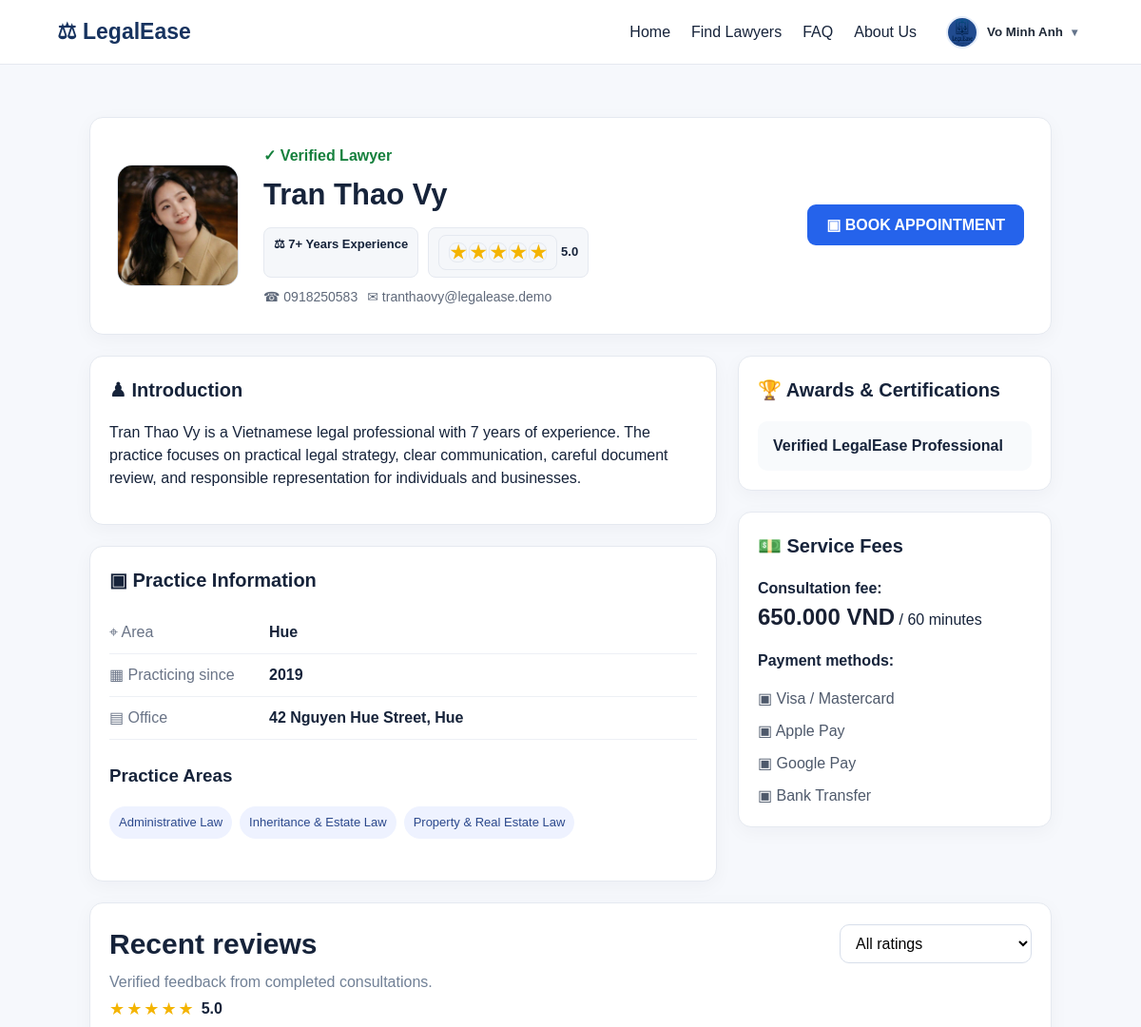
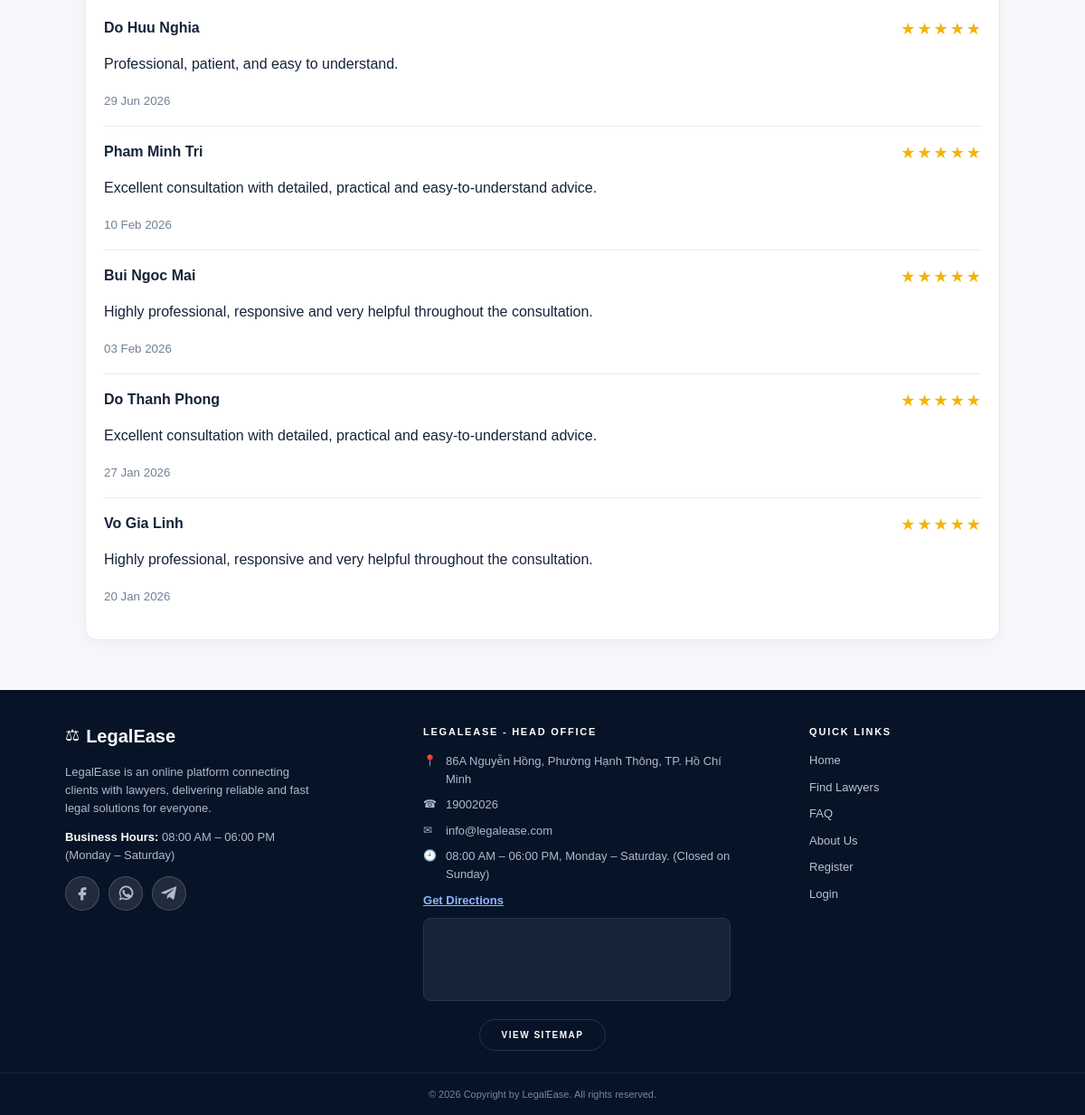
/public/lawyer.php?id=24 (signed in), run on the app's committed database (2 pictures, top to bottom).
### tables this page shows
CREATE TABLE customer_profiles (
 id INT AUTO_INCREMENT PRIMARY KEY,user_id INT NOT NULL UNIQUE,full_name VARCHAR(150) NOT NULL,phone VARCHAR(30) DEFAULT '',address VARCHAR(255) DEFAULT '',avatar_file VARCHAR(255) DEFAULT '',gender ENUM('Male','Female','Other') NULL,birth_date DATE NULL,
 CONSTRAINT fk_customer_user FOREIGN KEY(user_id) REFERENCES users(id) ON DELETE CASCADE
);

CREATE TABLE lawyer_profiles (
 id INT AUTO_INCREMENT PRIMARY KEY,user_id INT NOT NULL UNIQUE,full_name VARCHAR(150) NOT NULL,phone VARCHAR(30) DEFAULT '',experience_years INT NOT NULL DEFAULT 0,bio TEXT,
 office_address VARCHAR(255) DEFAULT '',location_id INT NULL,is_verified TINYINT(1) NOT NULL DEFAULT 0,rating DECIMAL(2,1) NOT NULL DEFAULT 0.0,
 consultation_fee DECIMAL(10,2) NOT NULL DEFAULT 500000,avatar_file VARCHAR(255) DEFAULT '',created_at DATETIME NOT NULL DEFAULT CURRENT_TIMESTAMP,
 CONSTRAINT fk_lawyer_user FOREIGN KEY(user_id) REFERENCES users(id) ON DELETE CASCADE,
 CONSTRAINT fk_lawyer_location FOREIGN KEY(location_id) REFERENCES locations(id) ON DELETE SET NULL
);

CREATE TABLE users (
  id INT AUTO_INCREMENT PRIMARY KEY,
  name VARCHAR(150) NOT NULL,
  email VARCHAR(150) NOT NULL UNIQUE,
  password VARCHAR(255) NOT NULL,
  role ENUM('admin','lawyer','customer') NOT NULL,
  is_active TINYINT(1) NOT NULL DEFAULT 1,
  created_at DATETIME NOT NULL DEFAULT CURRENT_TIMESTAMP
);

CREATE TABLE locations (id INT AUTO_INCREMENT PRIMARY KEY, city_name VARCHAR(100) NOT NULL UNIQUE);

CREATE TABLE reviews (
 id INT AUTO_INCREMENT PRIMARY KEY,appointment_id INT NULL UNIQUE,lawyer_id INT NULL,user_id INT NULL,rating INT NOT NULL,comment TEXT NULL,created_at DATETIME NOT NULL DEFAULT CURRENT_TIMESTAMP,
 CONSTRAINT fk_review_appt FOREIGN KEY(appointment_id) REFERENCES appointments(id) ON DELETE CASCADE,
 CONSTRAINT fk_review_lawyer FOREIGN KEY(lawyer_id) REFERENCES lawyer_profiles(id) ON DELETE CASCADE,
 CONSTRAINT fk_review_user FOREIGN KEY(user_id) REFERENCES users(id) ON DELETE CASCADE
);

### public/lawyer.php (the view, shortened to what this page needs)
<?php
require_once __DIR__.'/../includes/bootstrap.php';
$id=(int)($_GET['id']??0);
$s=$pdo->prepare("SELECT lp.*,u.email,l.city_name,GROUP_CONCAT(DISTINCT sp.name ORDER BY sp.name SEPARATOR ', ') specialties FROM lawyer_profiles lp JOIN users u ON u.id=lp.user_id LEFT JOIN locations l ON l.id=lp.location_id LEFT JOIN lawyer_specialties ls ON ls.lawyer_id=lp.id LEFT JOIN specializations sp ON sp.id=ls.specialization_id WHERE lp.id=? AND lp.is_verified=1 AND u.is_active=1 GROUP BY lp.id");
$s->execute([$id]);
$lawyer=$s->fetch();
$reviewRating=(int)($_GET['review_rating']??0);
$reviewParams=[$id];
$reviews=$pdo->prepare("SELECT r.rating,r.comment,r.created_at,cp.full_name FROM reviews r LEFT JOIN appointments a ON a.id=r.appointment_id LEFT JOIN customer_profiles cp ON cp.user_id=r.user_id WHERE r.lawyer_id=?".($reviewRating?' AND r.rating=?':'')." ORDER BY r.created_at DESC LIMIT 25");
$reviews->execute($reviewParams);
$reviews=$reviews->fetchAll();
page_header($lawyer['full_name']);
?>
<section class="section lawyer-profile-balanced">
<div class="profile-banner card">
<img class="profile-banner-avatar" src="<?=e(avatar_url($lawyer['avatar_file']??''))?>" alt="<?=e($lawyer['full_name'])?>">
<div class="profile-banner-main">
<span class="verified">✓ Verified Lawyer</span>
<h1><?=e($lawyer['full_name'])?></h1>
<div class="profile-tags">
<span>⚖ <?=(int)$lawyer['experience_years']?>+ Years Experience</span>
<span><?=star_rating_html((float)$lawyer['rating'])?> <?=number_format((float)$lawyer['rating'], 1)?></span>
</div>
<div class="profile-contact">
<span>☎ <?=e($lawyer['phone'])?></span>
<span>✉ <?=e($lawyer['email'])?></span>
</div>
</div>
<div id="book" class="profile-banner-action"><?php
if(user()&&user()['role']==='customer'):?><a class="btn profile-book-btn" href="/LegalEase_eProject/customer/book.php?lawyer=<?=$id?>">▣ Book Appointment</a><?php
elseif(!user()):?><a class="btn profile-book-btn" href="/LegalEase_eProject/login.php">Login to Book Appointment</a><?php
endif?></div>
</div>
<div class="balanced-profile-grid">
<div class="balanced-main">
<div class="card profile-section">
<h2>♟ Introduction</h2>
<p><?=e($lawyer['bio']?:'This lawyer has not updated their biography yet.')?></p>
</div>
<div class="card profile-section">
<h2>▣ Practice Information</h2>
<div class="profile-line">
<span>⌖ Area</span>
<strong><?=e($lawyer['city_name'])?></strong>
</div>
<div class="profile-line">
<span>▦ Practicing since</span>
<strong><?=date('Y')-(int)$lawyer['experience_years']?></strong>
</div>
<div class="profile-line">
<span>▤ Office</span>
<strong><?=e($lawyer['office_address'])?></strong>
</div>
<h3>Practice Areas</h3>
<div class="practice-chips"><?php
foreach(array_filter(array_map('trim', explode(',', $lawyer['specialties']??''))) as $sp):?><span><?=e($sp)?></span><?php
endforeach?></div>
</div>
</div>
<aside class="balanced-side">
<div class="card profile-section">
<h2>🏆 Awards & Certifications</h2>
<div class="award-chip">Verified LegalEase Professional</div>
</div>
<div class="card profile-section">
<h2>💵 Service Fees</h2>
<p>
<b>Consultation fee:</b>
<br>
<span class="fee-big"><?=money_usd($lawyer['consultation_fee'])?></span> / 60 minutes</p>
<p>
<b>Payment methods:</b>
</p>
<div class="payment-method-list">
<span>▣ Visa / Mastercard</span>
<span>▣ Apple Pay</span>
<span>▣ Google Pay</span>
<span>▣ Bank Transfer</span>
</div>
</div>
</aside>
</div>
<div class="card reviews-card">
<div class="review-title-filter-row">
<h2>Recent reviews</h2>
<form method="get" class="review-filter-form review-rating-only">
<select name="review_rating" aria-label="Filter reviews by rating" onchange="this.form.submit()">
<option value="0">All ratings</option><?php
for($i=5;$i>=1;$i--):?><option value="<?=$i?>" <?=$reviewRating===$i?'selected':''?>><?=str_repeat('★', $i).str_repeat('☆', 5-$i)?> · <?=$i?> star<?=$i>1?'s':''?></option><?php
endfor?></select>
</form>
</div>
<p class="muted review-subtitle">Verified feedback from completed consultations.</p>
<div class="review-summary-line"><?=star_rating_html((float)$lawyer['rating'])?> <b><?=number_format((float)$lawyer['rating'], 1)?></b>
</div><?php
if(!$reviews):?><p class="muted">No reviews yet.</p><?php
else:foreach($reviews as $r):?><div class="review-item">
<div>
<b><?=e($r['full_name'])?></b>
<span><?=star_rating_html((float)$r['rating'])?></span>
</div>
<p><?=e($r['comment'])?></p>
<small class="muted"><?=e(date('d M Y', strtotime($r['created_at'])))?></small>
</div><?php
endforeach;
endif?></div>
</section>
<?php
page_footer();
?>

### includes/bootstrap.php (shortened to what this page needs)
<?php
require_once __DIR__ . '/../config/database.php';
function e(?string $value): string {
    return htmlspecialchars((string)$value, ENT_QUOTES, 'UTF-8');
}
function money_usd(float|int|string $amount): string {
    return number_format((float)$amount, 0, ',', '.') . ' VND';
}
function avatar_url(?string $stored): string {
    $stored=trim((string)$stored);
    if($stored==='') return app_base_url().'/assets/images/logo.png';
    return app_base_url().'/'.ltrim($stored, '/');
}
function star_rating_html(float $rating): string {
    $rating=max(0, min(5, $rating));
    $full=(int)floor($rating);
    $partial=$rating-$full;
    $html='<span class="rating-stars" aria-label="'.e(number_format($rating, 1)).' out of 5 stars">';
    for($i=1;$i<=5;$i++) {
        if($i<=$full)$html.='<span class="star full">★</span>';
        elseif($i===$full+1 && $partial>0)$html.='<span class="star partial" style="--fill:'.round($partial*100).'%">★</span>';
        else $html.='<span class="star empty">★</span>';
    } return $html.'</span>';
}
function user(): ?array {
    return $_SESSION['user'] ?? null;
}
function app_base_url(): string {
    return '/LegalEase_eProject';
}
function page_header(string $title, string $area='public'): void {
    global $pdo;
    $u=user();
    echo '<!doctype html><html lang="en"><head><meta charset="utf-8"><meta name="viewport" content="width=device-width,initial-scale=1">';
    $cssVer=@filemtime(__DIR__.'/../assets/css/app.css')?:time();
    echo '<title>'.e($title).' | LegalEase</title><link rel="stylesheet" href="/LegalEase_eProject/assets/css/app.css?v='.$cssVer.'"></head><body>';
    echo '<header class="topbar"><a class="brand" href="/LegalEase_eProject/index.php"><span>⚖</span> LegalEase</a><nav>';
    echo '<a href="/LegalEase_eProject/index.php">Home</a><a href="/LegalEase_eProject/public/lawyers.php">Find Lawyers</a><a href="/LegalEase_eProject/public/faq.php">FAQ</a><a href="/LegalEase_eProject/public/about.php">About Us</a>';
    if (!$u) {
        echo '<a href="/LegalEase_eProject/login.php">Login</a><a class="btn small register-link" href="/LegalEase_eProject/register.php">Register</a>';
    } elseif (($u['role']??'')==='customer') {
        $name=$u['name']??'Customer';
        try {
            $q=$pdo->prepare('SELECT full_name,avatar_file FROM customer_profiles WHERE user_id=?');
            $q->execute([(int)$u['id']]);
            $r=$q->fetch();
            if($r&&$r['full_name'])$name=$r['full_name'];
        } catch(Throwable $e) {
            $r=[];
        }
        $avatar=avatar_url($r['avatar_file']??'');
        echo '<div class="public-customer-menu"><button type="button" class="public-customer-trigger" id="publicCustomerTrigger" aria-haspopup="true" aria-expanded="false"><img class="public-customer-avatar" src="'.e($avatar).'" alt="Avatar"><span>'.e($name).'</span><span class="chevron">▾</span></button><div class="public-customer-dropdown" id="publicCustomerDropdown"><a href="/LegalEase_eProject/customer/dashboard.php"><span>▦</span><div><b>Your profile</b><small>Open your customer dashboard</small></div></a><a href="/LegalEase_eProject/customer/notifications.php"><span>🔔</span><div><b>Notifications</b><small>View account and appointment updates</small></div></a><a class="logout-item" href="/LegalEase_eProject/logout.php"><span>↪</span><div><b>Logout</b><small>Sign out securely</small></div></a></div></div>';
    } else {
        $dash = ($u['role']??'')==='admin'?'/LegalEase_eProject/admin/dashboard.php':'/LegalEase_eProject/lawyer/dashboard.php';
        echo '<a href="'.$dash.'">Dashboard</a><a href="/LegalEase_eProject/logout.php">Logout</a>';
    }
    echo '</nav></header>';
    if ($area !== 'public') {
        echo '<div class="app-shell">'.sidebar($area).'<main class="content"><div class="page-head"><div><p class="eyebrow">'.e(ucfirst($area)).' Portal</p><h1>'.e($title).'</h1></div></div>';
    } else echo '<main>';
}
function page_footer(string $area='public'): void {
    if ($area !== 'public') echo '</main></div>';
    else echo '</main>';
    echo '<footer class="site-footer"><div class="site-footer-main"><div class="site-footer-grid">';
    echo '<section class="footer-about"><div class="footer-brand"><span>⚖</span><b>LegalEase</b></div><p>LegalEase is an online platform connecting clients with lawyers, delivering reliable and fast legal solutions for everyone.</p><p class="footer-hours"><b>Business Hours:</b> 08:00 AM – 06:00 PM (Monday – Saturday)</p><div class="footer-social footer-social-icons"><a href="#" aria-label="Facebook" title="Facebook"><svg viewBox="0 0 24 24" aria-hidden="true"><path d="M14 8h3V4h-3c-3.3 0-5 2-5 5v2H6v4h3v7h4v-7h3.2l.8-4H13V9c0-.7.3-1 1-1z"/></svg></a><a href="#" aria-label="WhatsApp" title="WhatsApp"><svg viewBox="0 0 24 24" aria-hidden="true"><path d="M12 2a9.7 9.7 0 0 0-8.3 14.7L2.4 22l5.5-1.4A9.8 9.8 0 1 0 12 2zm0 17.6a7.6 7.6 0 0 1-3.9-1.1l-.3-.2-3.3.9.9-3.2-.2-.3A7.7 7.7 0 1 1 12 19.6zm4.2-5.7c-.2-.1-1.4-.7-1.6-.8-.2-.1-.4-.1-.6.1l-.7.8c-.1.2-.3.2-.5.1-1.3-.6-2.4-1.6-3.2-2.8-.2-.3 0-.4.1-.6l.5-.6c.1-.2.1-.4 0-.6l-.7-1.7c-.1-.3-.3-.3-.5-.3h-.5c-.2 0-.5.1-.7.3-.7.7-1.1 1.6-1 2.6.1 1.1.8 2.5 1 2.8 1.2 2 3 3.6 5.2 4.5.7.3 1.3.5 1.8.6.8.2 1.6.1 2.2-.1.7-.2 1.4-1.1 1.5-1.7.2-.5.2-1 .1-1.1-.1-.2-.2-.2-.4-.3z"/></svg></a><a href="#" aria-label="Telegram" title="Telegram"><svg viewBox="0 0 24 24" aria-hidden="true"><path d="M21.7 3.4 18.5 20c-.2 1.2-.9 1.5-1.8.9l-4.9-3.6-2.4 2.3c-.3.3-.5.5-1 .5l.3-5 9.2-8.3c.4-.4-.1-.6-.6-.2L6 13.7 1.1 12.2c-1.1-.3-1.1-1.1.2-1.6L20.4 3c.9-.3 1.6.2 1.3.4z"/></svg></a></div></section>';
    echo '<section class="footer-office"><h3>LEGALEASE - HEAD OFFICE</h3><ul class="footer-contact"><li><span>📍</span><span>86A Nguyễn Hồng, Phường Hạnh Thông, TP. Hồ Chí Minh</span></li><li><span>☎</span><a href="tel:19002026">19002026</a></li><li><span>✉</span><a href="mailto:info@legalease.com">info@legalease.com</a></li><li><span>🕘</span><span>08:00 AM – 06:00 PM, Monday – Saturday. (Closed on Sunday)</span></li></ul><a class="footer-directions" target="_blank" rel="noopener" href="https://www.google.com/maps/search/?api=1&query=86A+Nguyen+Hong+Hanh+Thong+Ho+Chi+Minh">Get Directions</a><div class="footer-map"><iframe title="LegalEase Head Office Map" loading="lazy" src="https://www.google.com/maps?q=86A%20Nguyen%20Hong%20Hanh%20Thong%20Ho%20Chi%20Minh&output=embed"></iframe></div></section>';
    echo '<section class="footer-links"><h3>QUICK LINKS</h3><a href="/LegalEase_eProject/index.php">Home</a><a href="/LegalEase_eProject/public/lawyers.php">Find Lawyers</a><a href="/LegalEase_eProject/public/faq.php">FAQ</a><a href="/LegalEase_eProject/public/about.php">About Us</a><a href="/LegalEase_eProject/register.php">Register</a><a href="/LegalEase_eProject/login.php">Login</a></section>';
    echo '</div><div class="footer-sitemap-row"><a class="footer-sitemap-btn" href="/LegalEase_eProject/public/sitemap.php">VIEW SITEMAP</a></div></div><div class="site-footer-bottom">© 2026 Copyright by LegalEase. All rights reserved.</div></footer>';
    echo '<script>(function(){const t=document.getElementById("publicCustomerTrigger"),d=document.getElementById("publicCustomerDropdown");if(!t||!d)return;t.addEventListener("click",function(e){e.stopPropagation();const open=d.classList.toggle("open");t.setAttribute("aria-expanded",open?"true":"false")});d.addEventListener("click",e=>e.stopPropagation());document.addEventListener("click",()=>{d.classList.remove("open");t.setAttribute("aria-expanded","false")});})();</script></body></html>';
}

### data on the page
customer_profiles: full_name "Vo Minh Anh"
lawyer_profiles: avatar_file (picture), full_name "Tran Thao Vy", experience_years "7", rating "5.0", phone "0918250583", user.email "tranthaovy@legalease.demo", bio "Tran Thao Vy is a Vietnamese legal professional with 7 years of experience. The practice focuses on practical legal strategy, clear communication, careful document review, and responsible representation for individuals and businesses.", location.city_name "Hue", office_address "42 Nguyen Hue Street, Hue", consultation_fee "650.000 VND"
reviews: customer_profiles.full_name "Do Huu Nghia", comment "Professional, patient, and easy to understand.", created_at "29 Jun 2026"
reviews: customer_profiles.full_name "Pham Minh Tri", comment "Excellent consultation with detailed, practical and easy-to-understand advice.", created_at "10 Feb 2026"
reviews: customer_profiles.full_name "Bui Ngoc Mai", comment "Highly professional, responsive and very helpful throughout the consultation.", created_at "03 Feb 2026"
reviews: customer_profiles.full_name "Do Thanh Phong", comment "Excellent consultation with detailed, practical and easy-to-understand advice.", created_at "27 Jan 2026"
reviews: customer_profiles.full_name "Vo Gia Linh", comment "Highly professional, responsive and very helpful throughout the consultation.", created_at "20 Jan 2026"

### other printed values
$sp "Administrative Law"
$sp "Inheritance & Estate Law"
$sp "Property & Real Estate Law"
